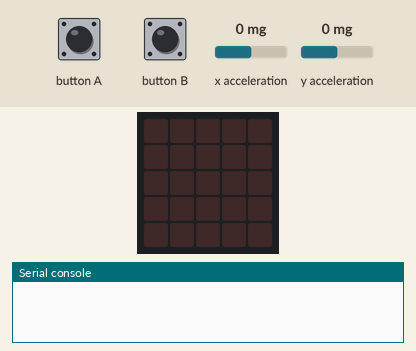
Recording of a program running on a simulated BBC micro:bit running MicroPython. On the bench: the board's 5×5 LED display, the last lines printed to the serial console. The inputs (shaded band) are chosen by the test bench; at power-on: x acceleration 0 mg, y acceleration 0 mg. No radio messages arrive unless stated (any console line starting 'radio sent:' is added by the test bench).

Above: at 1.2 s.
1.3 s: x acceleration set to 183 mg
2.8 s: x acceleration set to 211 mg
At 3.9 s:
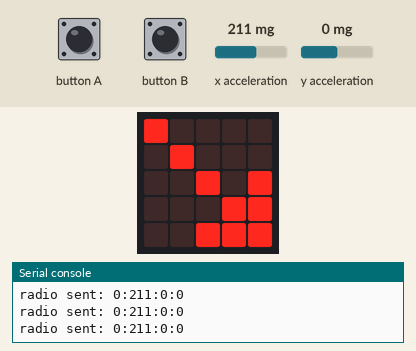
4.3 s: y acceleration set to -1440 mg
At 4.6 s:
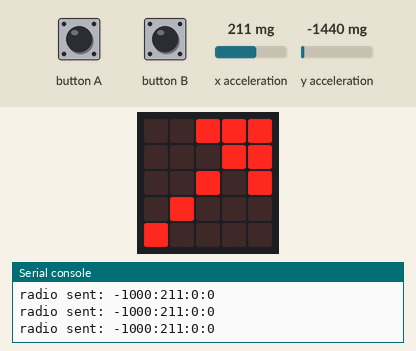
5.8 s: y acceleration set to 750 mg
At 7.0 s:
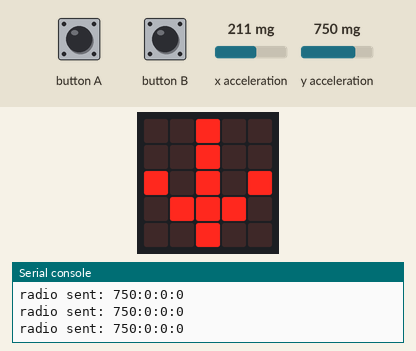
7.3 s: x acceleration set to -1440 mg
At 8.5 s:
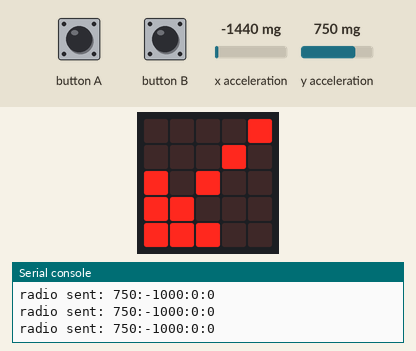
8.8 s: y acceleration set to -750 mg
At 9.3 s:
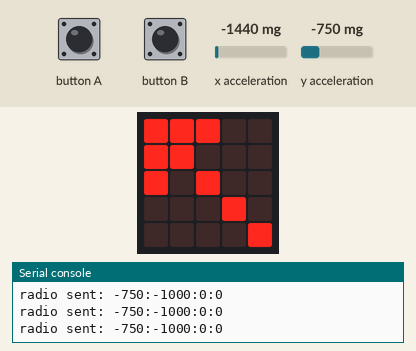
Timing chart, 0 to 11.3 s (numbered marks = the images above; inputs shaded):
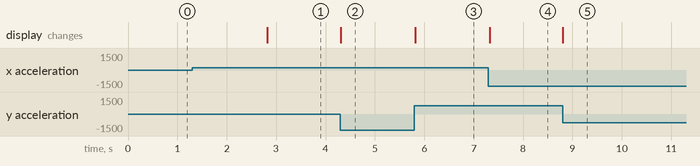

The program:

microbit_racer_controller.py
```python
from microbit import *
import radio


radio.config(channel=44)
radio.on()


# Defines the range of valid tilt from accelerometer readings.
max_tilt = 1000
min_tilt = 199


while True:
    # Grab the inputs.
    y = accelerometer.get_y()  # Forwards / backwards.
    x = accelerometer.get_x() # Left / right.
    a = button_a.was_pressed()  # Horn.
    b = button_b.was_pressed()  # Toggle lights.

    # Data from the controller to be sent to the vehicle.
    # [speed, steer, buzzer, neopixel]
    control_data = [0, 0, 0, 0]
    if x < -min_tilt and y < -min_tilt:
        # forwards left
        display.show(Image.ARROW_NW)
        control_data[0] = max(y, -max_tilt)
        control_data[1] = max(x, -max_tilt)
    elif x < -min_tilt and y > min_tilt:
        # backwards left
        display.show(Image.ARROW_SW)
        control_data[0] = min(y, max_tilt)
        control_data[1] = max(x, -max_tilt)
    elif x > min_tilt and y < -min_tilt:
        # forwards right
        display.show(Image.ARROW_NE)
        control_data[0] = max(y, -max_tilt)
        control_data[1] = min(x, max_tilt)
    elif x > min_tilt and y < min_tilt:
        # backwards right
        display.show(Image.ARROW_SE)
        control_data[0] = min(y, max_tilt)
        control_data[1] = min(x, max_tilt)
    elif y > min_tilt:
        # backwards
        display.show(Image.ARROW_S)
        control_data[0] = min(y, max_tilt)
    elif y < -min_tilt:
        # forwards
        display.show(Image.ARROW_N)
        control_data[0] = max(y, -max_tilt)
    if a:
        # Sound the buzzer
        control_data[2] = 1
    if b:
        # Toggle the NeoPixels
        control_data[3] = 1
    if any(control_data):
        msg = '{}:{}:{}:{}'.format(*control_data)
        radio.send(msg)
    else:
        display.clear()
    sleep(20)
```

Measured:
- the behaviour switches between 199 and 200 mg on x acceleration (found by bisection; images 0 and 1)
- after the input at 1.3 s, every drawn part: stays the same
- after the input at 2.8 s, the display: changes at once (image 1)
- after the input at 4.3 s, the display: changes at once (image 2)
- after the input at 5.8 s, the display: changes at once (image 3)
- after the input at 7.3 s, the display: changes at once (image 4)
- after the input at 8.8 s, the display: changes at once (image 5)
